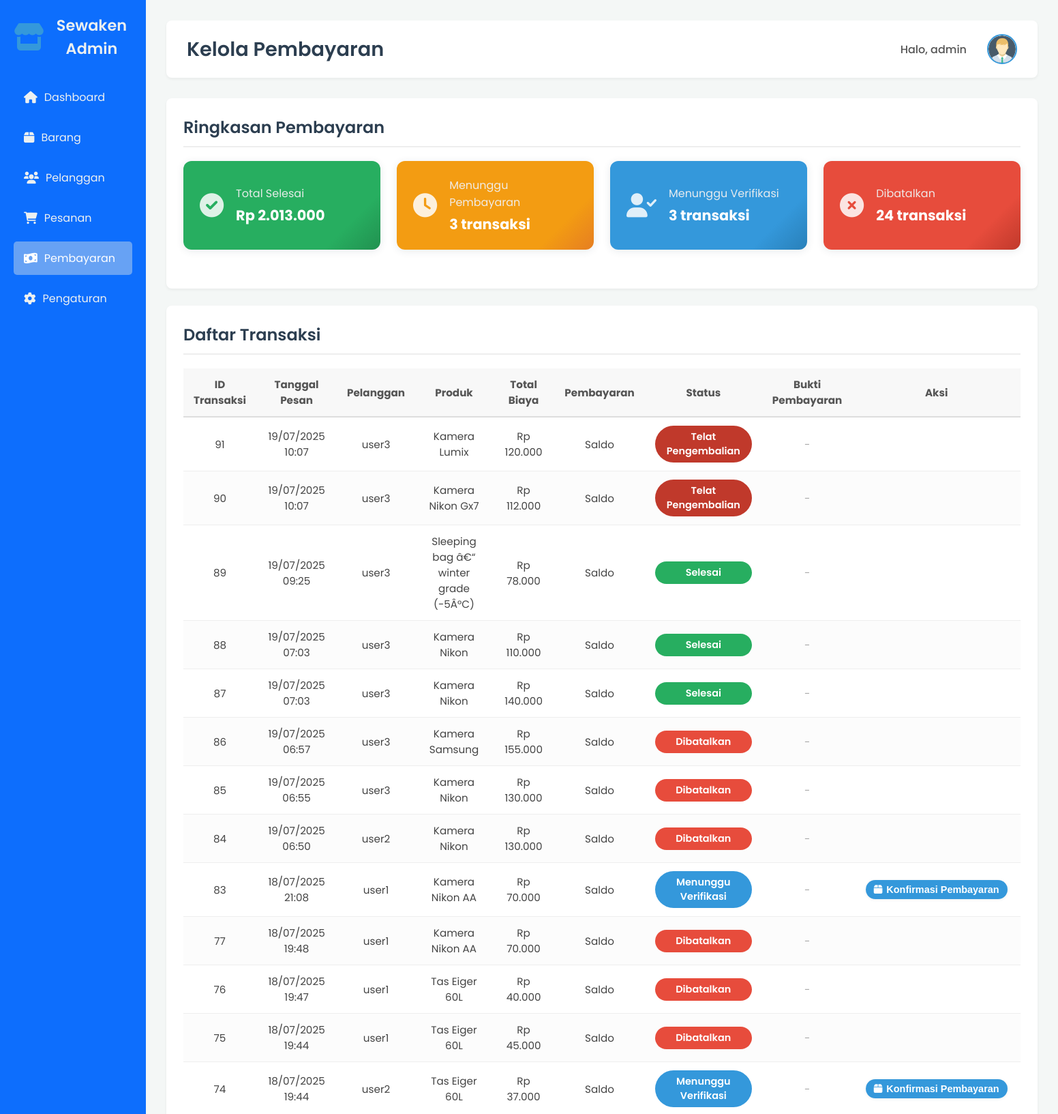
/Admin/pembayaran.php (signed in, upper part), run on the app's committed database.
### tables this page shows
CREATE TABLE `transaksi` (
  `id_transaksi` int(11) NOT NULL,
  `id_user` int(11) NOT NULL,
  `id_produk` int(11) NOT NULL,
  `jumlah` int(11) NOT NULL DEFAULT '1',
  `tanggal_mulai` date NOT NULL,
  `tanggal_selesai` date DEFAULT NULL,
  `lama_sewa` int(11) NOT NULL,
  `total_biaya` decimal(15,2) NOT NULL,
  `denda` decimal(15,2) DEFAULT '0.00',
  `alamat_pengiriman` varchar(255) NOT NULL,
  `metode_pengiriman` varchar(50) DEFAULT NULL,
  `metode_pembayaran` varchar(100) NOT NULL,
  `bukti_pembayaran` varchar(255) NOT NULL,
  `status_transaksi` enum('pending_pembayaran','menunggu_verifikasi_admin','barang_dikemas','konfirmasi_pembayaran','pembayaran_berhasil','dikirim','dikirim_kembali','masa_sewa','selesai','dibatalkan','menunggu_pengembalian','telat_pengembalian','denda_dibayar') NOT NULL DEFAULT 'pending_pembayaran',
  `catatan` varchar(255) DEFAULT NULL,
  `tanggal_pesan` datetime NOT NULL DEFAULT CURRENT_TIMESTAMP
);

CREATE TABLE `users` (
  `id` int(11) NOT NULL,
  `username` varchar(50) NOT NULL,
  `nama_lengkap` varchar(100) DEFAULT NULL,
  `email` varchar(100) DEFAULT NULL,
  `no_hp` varchar(20) DEFAULT NULL,
  `alamat` varchar(255) DEFAULT NULL,
  `foto_profil` varchar(255) DEFAULT NULL,
  `ktp_image` varchar(255) DEFAULT NULL,
  `saldo` decimal(15,2) NOT NULL DEFAULT '0.00',
  `phone_number` varchar(20) DEFAULT NULL,
  `address` text,
  `profile_picture` varchar(255) DEFAULT NULL,
  `created_at` datetime DEFAULT CURRENT_TIMESTAMP,
  `password` varchar(255) NOT NULL,
  `role` enum('user','admin') NOT NULL
);

CREATE TABLE `produk` (
  `id` int(11) NOT NULL,
  `nama` varchar(100) NOT NULL,
  `kategori_id` int(11) NOT NULL,
  `gambar` varchar(255) DEFAULT NULL,
  `deskripsi` text,
  `harga` decimal(15,2) NOT NULL,
  `stock` int(11) DEFAULT '0',
  `duration_unit` enum('hari','minggu','bulan') DEFAULT 'hari',
  `max_duration` int(11) NOT NULL,
  `is_available` tinyint(1) DEFAULT '1',
  `created_at` datetime DEFAULT CURRENT_TIMESTAMP,
  `updated_at` datetime DEFAULT CURRENT_TIMESTAMP ON UPDATE CURRENT_TIMESTAMP,
  `lokasi_id` int(11) NOT NULL,
  `admin_id` int(11) NOT NULL DEFAULT '3'
);

### Admin/pembayaran.php (the view, shortened to what this page needs)
<?php
include '../koneksi.php';
$total_completed = mysqli_fetch_assoc(mysqli_query($conn, "SELECT SUM(total_biaya) AS total FROM transaksi WHERE status_transaksi='selesai'"))['total'] ?? 0;
$count_pending = mysqli_fetch_assoc(mysqli_query($conn, "SELECT COUNT(*) AS count FROM transaksi WHERE status_transaksi='pending_pembayaran'"))['count'] ?? 0;
$count_verification = mysqli_fetch_assoc(mysqli_query($conn, "SELECT COUNT(*) AS count FROM transaksi WHERE status_transaksi='menunggu_verifikasi_admin'"))['count'] ?? 0;
$count_cancelled = mysqli_fetch_assoc(mysqli_query($conn, "SELECT COUNT(*) AS count FROM transaksi WHERE status_transaksi='dibatalkan'"))['count'] ?? 0;
$query = "SELECT t.*, u.username AS customer_username, p.nama AS product_name
          FROM transaksi t
          JOIN users u ON t.id_user = u.id
          JOIN produk p ON t.id_produk = p.id
          ORDER BY t.tanggal_pesan DESC";
$transactions = mysqli_query($conn, $query);
$admin_data = null;
if (isset($_SESSION['user_id'])) {
    $admin_id = $_SESSION['user_id'];
    $admin_query = mysqli_query($conn, "SELECT * FROM users WHERE id=$admin_id AND role='admin'");
    if ($admin_query) {
        $admin_data = mysqli_fetch_assoc($admin_query);
    }
}
?>
<!DOCTYPE html>
<html lang="id">
<head>
    <link rel="stylesheet" href="style.css">
    <link rel="stylesheet" href="https://cdnjs.cloudflare.com/ajax/libs/font-awesome/6.0.0-beta3/css/all.min.css">
</head>
<body>
    <div class="dashboard-wrapper">
        <aside class="sidebar" style="background:#0d6efd!important;color:#fff!important;">
            <div class="sidebar-logo">
                <i class="fas fa-store"></i>
                <h3>Sewaken Admin</h3>
            </div>
            <nav class="sidebar-nav">
                <ul>
                    <li><a href="index.php"><i class="fas fa-home"></i> Dashboard</a></li>
                    <li><a href="item.php"><i class="fas fa-box"></i> Barang</a></li>
                    <li><a href="pelanggan.php"><i class="fas fa-users"></i> Pelanggan</a></li>
                    <li><a href="pesanan.php"><i class="fas fa-shopping-cart"></i> Pesanan</a></li>
                    <li><a href="pembayaran.php" class="active"><i class="fas fa-money-bill-wave"></i> Pembayaran</a></li>
                    <li><a href="setting.php"><i class="fas fa-cog"></i> Pengaturan</a></li>
                </ul>
            </nav>
        </aside>
        <main class="main-content">
            <header class="main-header">
                <h2>Kelola Pembayaran</h2>
                <div class="user-info">
                    <span>Halo, <?php echo htmlspecialchars($_SESSION['username'] ?? 'Admin'); ?></span>
                    <img src="../<?= htmlspecialchars($admin_data['foto_profil'] ?? 'assets/images/account-avatar-profile-user-6-svgrepo-com.svg') ?>" alt="User Avatar" class="user-avatar">
                </div>
            </header>
            <section class="payment-summary">
                <h3>Ringkasan Pembayaran</h3>
                <div class="summary-cards">
                  <div class="summary-card selesai">
                    <div class="icon"><i class="fas fa-check-circle"></i></div>
                    <div class="details">
                      <div class="label">Total Selesai</div>
                      <div class="value">Rp <?php echo number_format($total_completed, 0, ',', '.'); ?></div>
                    </div>
                  </div>
                  <div class="summary-card pending">
                    <div class="icon"><i class="fas fa-clock"></i></div>
                    <div class="details">
                      <div class="label">Menunggu Pembayaran</div>
                      <div class="value"><?php echo $count_pending; ?> transaksi</div>
                    </div>
                  </div>
                  <div class="summary-card verifikasi">
                    <div class="icon"><i class="fas fa-user-check"></i></div>
                    <div class="details">
                      <div class="label">Menunggu Verifikasi</div>
                      <div class="value"><?php echo $count_verification; ?> transaksi</div>
                    </div>
                  </div>
                  <div class="summary-card dibatalkan">
                    <div class="icon"><i class="fas fa-times-circle"></i></div>
                    <div class="details">
                      <div class="label">Dibatalkan</div>
                      <div class="value"><?php echo $count_cancelled; ?> transaksi</div>
                    </div>
                  </div>
                </div>
            </section>
            <section class="payment-list">
                <h3>Daftar Transaksi</h3>
                <table>
                    <thead>
                        <tr>
                            <th>ID Transaksi</th>
                            <th>Tanggal Pesan</th>
                            <th>Pelanggan</th>
                            <th>Produk</th>
                            <th>Total Biaya</th>
                            <th>Pembayaran</th>
                            <th>Status</th>
                            <th>Bukti Pembayaran</th>
                            <th>Aksi</th>
                        </tr>
                    </thead>
                    <tbody>
                        <?php while ($row = mysqli_fetch_assoc($transactions)): ?>
                        <tr>
                            <td><?= $row['id_transaksi']; ?></td>
                            <td><?= date('d/m/Y H:i', strtotime($row['tanggal_pesan'])); ?></td>
                            <td><?= htmlspecialchars($row['customer_username']); ?></td>
                            <td><?= htmlspecialchars($row['product_name']); ?></td>
                            <td>Rp <?= number_format($row['total_biaya'], 0, ',', '.'); ?></td>
                            <td><?= htmlspecialchars($row['metode_pembayaran']); ?></td>
                            <td>
                                <span class="status-badge <?= str_replace('_', '-', $row['status_transaksi']); ?>">
                                    <?php
                                    $label_status = [
                                        'pending_pembayaran' => 'Pending Pembayaran',
                                        'menunggu_verifikasi_admin' => 'Menunggu Verifikasi',
                                        'barang_dikemas' => 'Barang Dikemas',
                                        'konfirmasi_pembayaran' => 'Konfirmasi Pembayaran',
                                        'pembayaran_berhasil' => 'Pembayaran Berhasil',
                                        'dikirim' => 'Dikirim',
                                        'menunggu_pengembalian' => 'Menunggu Pengembalian',
                                        'telat_pengembalian' => 'Telat Pengembalian',
                                        'denda_dibayar' => 'Denda Dibayar',
                                        'selesai' => 'Selesai',
                                        'dibatalkan' => 'Dibatalkan',
                                        'dikirim_kembali' => 'Dikirim Kembali',
                                    ];
                                    echo isset($label_status[$row['status_transaksi']]) ? $label_status[$row['status_transaksi']] : htmlspecialchars(ucwords(str_replace('_', ' ', $row['status_transaksi'])));
                                    ?>
                                </span>
                            </td>
                            <td>
                                <?php if ($row['bukti_pembayaran']): ?>
                                    <a href="../<?= htmlspecialchars($row['bukti_pembayaran']); ?>" target="_blank">
                                        <img src="../<?= htmlspecialchars($row['bukti_pembayaran']); ?>" alt="Bukti" style="height:40px;border-radius:4px;">
                                    </a>
                                <?php else: ?>
                                    <span style="color:#aaa;">-</span>
                                <?php endif; ?>
                            </td>
                            <td>
                                <div class="action-btns">
                                    <?php if ($row['status_transaksi'] == 'pending_pembayaran'): ?>
                                        <form method="post" style="display:inline;">
                                            <input type="hidden" name="transaksi_id" value="<?= $row['id_transaksi']; ?>">
                                            <button type="submit" name="update_payment_status" value="menunggu_verifikasi_admin" class="action-btn verifikasi" title="Verifikasi Pembayaran"><i class="fas fa-user-check"></i> Verifikasi</button>
                                        </form>
                                        <form method="post" style="display:inline;">
                                            <input type="hidden" name="transaksi_id" value="<?= $row['id_transaksi']; ?>">
                                            <button type="submit" name="update_payment_status" value="dibatalkan" class="action-btn batal" title="Batalkan"><i class="fas fa-times"></i> Batalkan</button>
                                        </form>
                                    <?php elseif ($row['status_transaksi'] == 'menunggu_verifikasi_admin'): ?>
                                        <form method="post" style="display:inline;">
                                            <button type="submit" name="update_payment_status" value="barang_dikemas" class="action-btn verifikasi" title="Konfirmasi Pembayaran"><i class="fas fa-box"></i> Konfirmasi Pembayaran</button>
                                        </form>
                                    <?php endif; ?>
                                </div>
                            </td>
                        </tr>
                        <?php endwhile; ?>
                    </tbody>
                </table>
            </section>
        </main>
    </div>
</body>
</html>

### data on the page
transaksi: id_transaksi "91", tanggal_pesan "19/07/2025 10:07", id_user.username "user3", id_produk.nama "Kamera Lumix", total_biaya "120.000", metode_pembayaran "Saldo", status_transaksi "Telat Pengembalian"
transaksi: id_transaksi "90", tanggal_pesan "19/07/2025 10:07", id_user.username "user3", id_produk.nama "Kamera Nikon Gx7", total_biaya "112.000", metode_pembayaran "Saldo", status_transaksi "Telat Pengembalian"
transaksi: id_transaksi "89", tanggal_pesan "19/07/2025 09:25", id_user.username "user3", id_produk.nama "Sleeping bag â€“ winter grade (-5Â°C)", total_biaya "78.000", metode_pembayaran "Saldo", status_transaksi "Selesai"
transaksi: id_transaksi "88", tanggal_pesan "19/07/2025 07:03", id_user.username "user3", id_produk.nama "Kamera Nikon", total_biaya "110.000", metode_pembayaran "Saldo", status_transaksi "Selesai"
transaksi: id_transaksi "87", tanggal_pesan "19/07/2025 07:03", id_user.username "user3", id_produk.nama "Kamera Nikon", total_biaya "140.000", metode_pembayaran "Saldo", status_transaksi "Selesai"
transaksi: id_transaksi "86", tanggal_pesan "19/07/2025 06:57", id_user.username "user3", id_produk.nama "Kamera Samsung", total_biaya "155.000", metode_pembayaran "Saldo", status_transaksi "Dibatalkan"
transaksi: id_transaksi "85", tanggal_pesan "19/07/2025 06:55", id_user.username "user3", id_produk.nama "Kamera Nikon", total_biaya "130.000", metode_pembayaran "Saldo", status_transaksi "Dibatalkan"
transaksi: id_transaksi "84", tanggal_pesan "19/07/2025 06:50", id_user.username "user2", id_produk.nama "Kamera Nikon", total_biaya "130.000", metode_pembayaran "Saldo", status_transaksi "Dibatalkan"
transaksi: id_transaksi "83", tanggal_pesan "18/07/2025 21:08", id_user.username "user1", id_produk.nama "Kamera Nikon AA", total_biaya "70.000", metode_pembayaran "Saldo", status_transaksi "Menunggu Verifikasi"
transaksi: id_transaksi "77", tanggal_pesan "18/07/2025 19:48", id_user.username "user1", id_produk.nama "Kamera Nikon AA", total_biaya "70.000", metode_pembayaran "Saldo", status_transaksi "Dibatalkan"
transaksi: id_transaksi "76", tanggal_pesan "18/07/2025 19:47", id_user.username "user1", id_produk.nama "Tas Eiger 60L", total_biaya "40.000", metode_pembayaran "Saldo", status_transaksi "Dibatalkan"
transaksi: id_transaksi "75", tanggal_pesan "18/07/2025 19:44", id_user.username "user1", id_produk.nama "Tas Eiger 60L", total_biaya "45.000", metode_pembayaran "Saldo", status_transaksi "Dibatalkan"
transaksi: id_transaksi "74", tanggal_pesan "18/07/2025 19:44", id_user.username "user2", id_produk.nama "Tas Eiger 60L", total_biaya "37.000", metode_pembayaran "Saldo", status_transaksi "Menunggu Verifikasi"

### other printed values
$_SESSION['username'] "admin"
$total_completed "2.013.000"
$count_pending "3"
$count_verification "3"
$count_cancelled "24"
